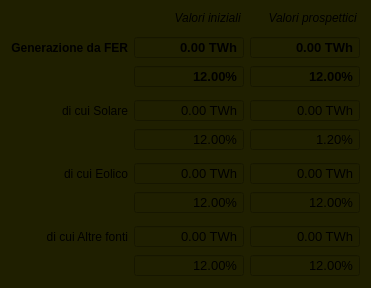
            <widget class="QWidget" name="genResWgt" native="true">
             <property name="maximumSize">
              <size>
               <width>16777215</width>
               <height>16777215</height>
              </size>
             </property>
             <property name="styleSheet">
              <string notr="true">background-color: rgb(31, 31, 0);</string>
             </property>
             <layout class="QGridLayout" name="gridLayout_4">
              <item row="5" column="1">
               <widget class="QDoubleSpinBox" name="solarGenResActDsb">
                <property name="sizePolicy">
                 <sizepolicy hsizetype="Fixed" vsizetype="Fixed">
                  <horstretch>0</horstretch>
                  <verstretch>0</verstretch>
                 </sizepolicy>
                </property>
                <property name="minimumSize">
                 <size>
                  <width>110</width>
                  <height>0</height>
                 </size>
                </property>
                <property name="maximumSize">
                 <size>
                  <width>110</width>
                  <height>16777215</height>
                 </size>
                </property>
                <property name="font">
                 <font>
                  <pointsize>10</pointsize>
                 </font>
                </property>
                <property name="alignment">
                 <set>Qt::AlignRight|Qt::AlignTrailing|Qt::AlignVCenter</set>
                </property>
                <property name="buttonSymbols">
                 <enum>QAbstractSpinBox::NoButtons</enum>
                </property>
                <property name="suffix">
                 <string> TWh</string>
                </property>
                <property name="maximum">
                 <double>999999.989999999990687</double>
                </property>
                <property name="singleStep">
                 <double>0.100000000000000</double>
                </property>
                <property name="value">
                 <double>0.000000000000000</double>
                </property>
               </widget>
              </item>
              <item row="7" column="0">
               <spacer name="verticalSpacer_27">
                <property name="orientation">
                 <enum>Qt::Vertical</enum>
                </property>
                <property name="sizeType">
                 <enum>QSizePolicy::Fixed</enum>
                </property>
                <property name="sizeHint" stdset="0">
                 <size>
                  <width>20</width>
                  <height>5</height>
                 </size>
                </property>
               </spacer>
              </item>
              <item row="9" column="2">
               <widget class="QDoubleSpinBox" name="windGenPercResPerspDsb">
                <property name="sizePolicy">
                 <sizepolicy hsizetype="Fixed" vsizetype="Fixed">
                  <horstretch>0</horstretch>
                  <verstretch>0</verstretch>
                 </sizepolicy>
                </property>
                <property name="minimumSize">
                 <size>
                  <width>110</width>
                  <height>0</height>
                 </size>
                </property>
                <property name="maximumSize">
                 <size>
                  <width>110</width>
                  <height>16777215</height>
                 </size>
                </property>
                <property name="font">
                 <font>
                  <pointsize>10</pointsize>
                 </font>
                </property>
                <property name="alignment">
                 <set>Qt::AlignRight|Qt::AlignTrailing|Qt::AlignVCenter</set>
                </property>
                <property name="buttonSymbols">
                 <enum>QAbstractSpinBox::NoButtons</enum>
                </property>
                <property name="suffix">
                 <string>%</string>
                </property>
                <property name="maximum">
                 <double>100.000000000000000</double>
                </property>
                <property name="singleStep">
                 <double>0.100000000000000</double>
                </property>
                <property name="value">
                 <double>12.000000000000000</double>
                </property>
               </widget>
              </item>
              <item row="5" column="2">
               <widget class="QDoubleSpinBox" name="solarGenResPerspDsb">
                <property name="sizePolicy">
                 <sizepolicy hsizetype="Fixed" vsizetype="Fixed">
                  <horstretch>0</horstretch>
                  <verstretch>0</verstretch>
                 </sizepolicy>
                </property>
                <property name="minimumSize">
                 <size>
                  <width>110</width>
                  <height>0</height>
                 </size>
                </property>
                <property name="maximumSize">
                 <size>
                  <width>110</width>
                  <height>16777215</height>
                 </size>
                </property>
                <property name="font">
                 <font>
                  <pointsize>10</pointsize>
                 </font>
                </property>
                <property name="alignment">
                 <set>Qt::AlignRight|Qt::AlignTrailing|Qt::AlignVCenter</set>
                </property>
                <property name="buttonSymbols">
                 <enum>QAbstractSpinBox::NoButtons</enum>
                </property>
                <property name="suffix">
                 <string> TWh</string>
                </property>
                <property name="maximum">
                 <double>999999.989999999990687</double>
                </property>
                <property name="singleStep">
                 <double>0.100000000000000</double>
                </property>
                <property name="value">
                 <double>0.000000000000000</double>
                </property>
               </widget>
              </item>
              <item row="4" column="0">
               <spacer name="verticalSpacer_28">
                <property name="orientation">
                 <enum>Qt::Vertical</enum>
                </property>
                <property name="sizeType">
                 <enum>QSizePolicy::Fixed</enum>
                </property>
                <property name="sizeHint" stdset="0">
                 <size>
                  <width>20</width>
                  <height>5</height>
                 </size>
                </property>
               </spacer>
              </item>
              <item row="12" column="1">
               <widget class="QDoubleSpinBox" name="otherGenPercResActDsb">
                <property name="sizePolicy">
                 <sizepolicy hsizetype="Fixed" vsizetype="Fixed">
                  <horstretch>0</horstretch>
                  <verstretch>0</verstretch>
                 </sizepolicy>
                </property>
                <property name="minimumSize">
                 <size>
                  <width>110</width>
                  <height>0</height>
                 </size>
                </property>
                <property name="maximumSize">
                 <size>
                  <width>110</width>
                  <height>16777215</height>
                 </size>
                </property>
                <property name="font">
                 <font>
                  <pointsize>10</pointsize>
                 </font>
                </property>
                <property name="alignment">
                 <set>Qt::AlignRight|Qt::AlignTrailing|Qt::AlignVCenter</set>
                </property>
                <property name="buttonSymbols">
                 <enum>QAbstractSpinBox::NoButtons</enum>
                </property>
                <property name="suffix">
                 <string>%</string>
                </property>
                <property name="maximum">
                 <double>100.000000000000000</double>
                </property>
                <property name="singleStep">
                 <double>0.100000000000000</double>
                </property>
                <property name="value">
                 <double>12.000000000000000</double>
                </property>
               </widget>
              </item>
              <item row="3" column="2">
               <widget class="QDoubleSpinBox" name="ferGenPercResPerspDsb">
                <property name="sizePolicy">
                 <sizepolicy hsizetype="Fixed" vsizetype="Fixed">
                  <horstretch>0</horstretch>
                  <verstretch>0</verstretch>
                 </sizepolicy>
                </property>
                <property name="minimumSize">
                 <size>
                  <width>110</width>
                  <height>0</height>
                 </size>
                </property>
                <property name="maximumSize">
                 <size>
                  <width>110</width>
                  <height>16777215</height>
                 </size>
                </property>
                <property name="font">
                 <font>
                  <pointsize>10</pointsize>
                  <weight>75</weight>
                  <bold>true</bold>
                 </font>
                </property>
                <property name="alignment">
                 <set>Qt::AlignRight|Qt::AlignTrailing|Qt::AlignVCenter</set>
                </property>
                <property name="buttonSymbols">
                 <enum>QAbstractSpinBox::NoButtons</enum>
                </property>
                <property name="suffix">
                 <string>%</string>
                </property>
                <property name="maximum">
                 <double>100.000000000000000</double>
                </property>
                <property name="singleStep">
                 <double>0.100000000000000</double>
                </property>
                <property name="value">
                 <double>12.000000000000000</double>
                </property>
               </widget>
              </item>
              <item row="2" column="2">
               <widget class="QDoubleSpinBox" name="ferGenResPerspDsb">
                <property name="sizePolicy">
                 <sizepolicy hsizetype="Fixed" vsizetype="Fixed">
                  <horstretch>0</horstretch>
                  <verstretch>0</verstretch>
                 </sizepolicy>
                </property>
                <property name="minimumSize">
                 <size>
                  <width>110</width>
                  <height>0</height>
                 </size>
                </property>
                <property name="maximumSize">
                 <size>
                  <width>110</width>
                  <height>16777215</height>
                 </size>
                </property>
                <property name="font">
                 <font>
                  <pointsize>10</pointsize>
                  <weight>75</weight>
                  <bold>true</bold>
                 </font>
                </property>
                <property name="alignment">
                 <set>Qt::AlignRight|Qt::AlignTrailing|Qt::AlignVCenter</set>
                </property>
                <property name="buttonSymbols">
                 <enum>QAbstractSpinBox::NoButtons</enum>
                </property>
                <property name="suffix">
                 <string> TWh</string>
                </property>
                <property name="maximum">
                 <double>999999.989999999990687</double>
                </property>
                <property name="singleStep">
                 <double>0.100000000000000</double>
                </property>
                <property name="value">
                 <double>0.000000000000000</double>
                </property>
               </widget>
              </item>
              <item row="8" column="0">
               <widget class="QLabel" name="windGenResLbl">
                <property name="font">
                 <font>
                  <pointsize>9</pointsize>
                 </font>
                </property>
                <property name="text">
                 <string>di cui Eolico</string>
                </property>
                <property name="alignment">
                 <set>Qt::AlignRight|Qt::AlignTrailing|Qt::AlignVCenter</set>
                </property>
               </widget>
              </item>
              <item row="8" column="1">
               <widget class="QDoubleSpinBox" name="windGenResActDsb">
                <property name="sizePolicy">
                 <sizepolicy hsizetype="Fixed" vsizetype="Fixed">
                  <horstretch>0</horstretch>
                  <verstretch>0</verstretch>
                 </sizepolicy>
                </property>
                <property name="minimumSize">
                 <size>
                  <width>110</width>
                  <height>0</height>
                 </size>
                </property>
                <property name="maximumSize">
                 <size>
                  <width>110</width>
                  <height>16777215</height>
                 </size>
                </property>
                <property name="font">
                 <font>
                  <pointsize>10</pointsize>
                 </font>
                </property>
                <property name="alignment">
                 <set>Qt::AlignRight|Qt::AlignTrailing|Qt::AlignVCenter</set>
                </property>
                <property name="buttonSymbols">
                 <enum>QAbstractSpinBox::NoButtons</enum>
                </property>
                <property name="suffix">
                 <string> TWh</string>
                </property>
                <property name="maximum">
                 <double>999999.989999999990687</double>
                </property>
                <property name="singleStep">
                 <double>0.100000000000000</double>
                </property>
                <property name="value">
                 <double>0.000000000000000</double>
                </property>
               </widget>
              </item>
              <item row="6" column="1">
               <widget class="QDoubleSpinBox" name="solarGenPercResActDsb">
                <property name="sizePolicy">
                 <sizepolicy hsizetype="Fixed" vsizetype="Fixed">
                  <horstretch>0</horstretch>
                  <verstretch>0</verstretch>
                 </sizepolicy>
                </property>
                <property name="minimumSize">
                 <size>
                  <width>110</width>
                  <height>0</height>
                 </size>
                </property>
                <property name="maximumSize">
                 <size>
                  <width>110</width>
                  <height>16777215</height>
                 </size>
                </property>
                <property name="font">
                 <font>
                  <pointsize>10</pointsize>
                 </font>
                </property>
                <property name="alignment">
                 <set>Qt::AlignRight|Qt::AlignTrailing|Qt::AlignVCenter</set>
                </property>
                <property name="buttonSymbols">
                 <enum>QAbstractSpinBox::NoButtons</enum>
                </property>
                <property name="suffix">
                 <string>%</string>
                </property>
                <property name="maximum">
                 <double>100.000000000000000</double>
                </property>
                <property name="singleStep">
                 <double>0.100000000000000</double>
                </property>
                <property name="value">
                 <double>12.000000000000000</double>
                </property>
               </widget>
              </item>
              <item row="2" column="0">
               <widget class="QLabel" name="ferGenResLbl">
                <property name="font">
                 <font>
                  <pointsize>9</pointsize>
                  <weight>75</weight>
                  <bold>true</bold>
                 </font>
                </property>
                <property name="text">
                 <string>Generazione da FER</string>
                </property>
                <property name="alignment">
                 <set>Qt::AlignRight|Qt::AlignTrailing|Qt::AlignVCenter</set>
                </property>
               </widget>
              </item>
              <item row="9" column="1">
               <widget class="QDoubleSpinBox" name="windGenPercResActDsb">
                <property name="sizePolicy">
                 <sizepolicy hsizetype="Fixed" vsizetype="Fixed">
                  <horstretch>0</horstretch>
                  <verstretch>0</verstretch>
                 </sizepolicy>
                </property>
                <property name="minimumSize">
                 <size>
                  <width>110</width>
                  <height>0</height>
                 </size>
                </property>
                <property name="maximumSize">
                 <size>
                  <width>110</width>
                  <height>16777215</height>
                 </size>
                </property>
                <property name="font">
                 <font>
                  <pointsize>10</pointsize>
                 </font>
                </property>
                <property name="alignment">
                 <set>Qt::AlignRight|Qt::AlignTrailing|Qt::AlignVCenter</set>
                </property>
                <property name="buttonSymbols">
                 <enum>QAbstractSpinBox::NoButtons</enum>
                </property>
                <property name="suffix">
                 <string>%</string>
                </property>
                <property name="maximum">
                 <double>100.000000000000000</double>
                </property>
                <property name="singleStep">
                 <double>0.100000000000000</double>
                </property>
                <property name="value">
                 <double>12.000000000000000</double>
                </property>
               </widget>
              </item>
              <item row="12" column="2">
               <widget class="QDoubleSpinBox" name="otherGenPercResPerspDsb">
                <property name="sizePolicy">
                 <sizepolicy hsizetype="Fixed" vsizetype="Fixed">
                  <horstretch>0</horstretch>
                  <verstretch>0</verstretch>
                 </sizepolicy>
                </property>
                <property name="minimumSize">
                 <size>
                  <width>110</width>
                  <height>0</height>
                 </size>
                </property>
                <property name="maximumSize">
                 <size>
                  <width>110</width>
                  <height>16777215</height>
                 </size>
                </property>
                <property name="font">
                 <font>
                  <pointsize>10</pointsize>
                 </font>
                </property>
                <property name="alignment">
                 <set>Qt::AlignRight|Qt::AlignTrailing|Qt::AlignVCenter</set>
                </property>
                <property name="buttonSymbols">
                 <enum>QAbstractSpinBox::NoButtons</enum>
                </property>
                <property name="suffix">
                 <string>%</string>
                </property>
                <property name="maximum">
                 <double>100.000000000000000</double>
                </property>
                <property name="singleStep">
                 <double>0.100000000000000</double>
                </property>
                <property name="value">
                 <double>12.000000000000000</double>
                </property>
               </widget>
              </item>
              <item row="3" column="1">
               <widget class="QDoubleSpinBox" name="ferGenPercResActDsb">
                <property name="sizePolicy">
                 <sizepolicy hsizetype="Fixed" vsizetype="Fixed">
                  <horstretch>0</horstretch>
                  <verstretch>0</verstretch>
                 </sizepolicy>
                </property>
                <property name="minimumSize">
                 <size>
                  <width>110</width>
                  <height>0</height>
                 </size>
                </property>
                <property name="maximumSize">
                 <size>
                  <width>110</width>
                  <height>16777215</height>
                 </size>
                </property>
                <property name="font">
                 <font>
                  <pointsize>10</pointsize>
                  <weight>75</weight>
                  <bold>true</bold>
                 </font>
                </property>
                <property name="alignment">
                 <set>Qt::AlignRight|Qt::AlignTrailing|Qt::AlignVCenter</set>
                </property>
                <property name="buttonSymbols">
                 <enum>QAbstractSpinBox::NoButtons</enum>
                </property>
                <property name="suffix">
                 <string>%</string>
                </property>
                <property name="maximum">
                 <double>100.000000000000000</double>
                </property>
                <property name="singleStep">
                 <double>0.100000000000000</double>
                </property>
                <property name="value">
                 <double>12.000000000000000</double>
                </property>
               </widget>
              </item>
              <item row="2" column="1">
               <widget class="QDoubleSpinBox" name="ferGenResActDsb">
                <property name="sizePolicy">
                 <sizepolicy hsizetype="Fixed" vsizetype="Fixed">
                  <horstretch>0</horstretch>
                  <verstretch>0</verstretch>
                 </sizepolicy>
                </property>
                <property name="minimumSize">
                 <size>
                  <width>110</width>
                  <height>0</height>
                 </size>
                </property>
                <property name="maximumSize">
                 <size>
                  <width>110</width>
                  <height>16777215</height>
                 </size>
                </property>
                <property name="font">
                 <font>
                  <pointsize>10</pointsize>
                  <weight>75</weight>
                  <bold>true</bold>
                 </font>
                </property>
                <property name="alignment">
                 <set>Qt::AlignRight|Qt::AlignTrailing|Qt::AlignVCenter</set>
                </property>
                <property name="buttonSymbols">
                 <enum>QAbstractSpinBox::NoButtons</enum>
                </property>
                <property name="suffix">
                 <string> TWh</string>
                </property>
                <property name="maximum">
                 <double>999999.989999999990687</double>
                </property>
                <property name="singleStep">
                 <double>0.100000000000000</double>
                </property>
                <property name="value">
                 <double>0.000000000000000</double>
                </property>
               </widget>
              </item>
              <item row="1" column="0">
               <spacer name="verticalSpacer_32">
                <property name="orientation">
                 <enum>Qt::Vertical</enum>
                </property>
                <property name="sizeType">
                 <enum>QSizePolicy::Fixed</enum>
                </property>
                <property name="sizeHint" stdset="0">
                 <size>
                  <width>20</width>
                  <height>5</height>
                 </size>
                </property>
               </spacer>
              </item>
              <item row="6" column="2">
               <widget class="QDoubleSpinBox" name="solarGenPercResPerspDsb">
                <property name="sizePolicy">
                 <sizepolicy hsizetype="Fixed" vsizetype="Fixed">
                  <horstretch>0</horstretch>
                  <verstretch>0</verstretch>
                 </sizepolicy>
                </property>
                <property name="minimumSize">
                 <size>
                  <width>110</width>
                  <height>0</height>
                 </size>
                </property>
                <property name="maximumSize">
                 <size>
                  <width>110</width>
                  <height>16777215</height>
                 </size>
                </property>
                <property name="font">
                 <font>
                  <pointsize>10</pointsize>
                 </font>
                </property>
                <property name="alignment">
                 <set>Qt::AlignRight|Qt::AlignTrailing|Qt::AlignVCenter</set>
                </property>
                <property name="buttonSymbols">
                 <enum>QAbstractSpinBox::NoButtons</enum>
                </property>
                <property name="suffix">
                 <string>%</string>
                </property>
                <property name="maximum">
                 <double>100.000000000000000</double>
                </property>
                <property name="singleStep">
                 <double>0.100000000000000</double>
                </property>
                <property name="value">
                 <double>1.200000000000000</double>
                </property>
               </widget>
              </item>
              <item row="8" column="2">
               <widget class="QDoubleSpinBox" name="windGenResPerspDsb">
                <property name="sizePolicy">
                 <sizepolicy hsizetype="Fixed" vsizetype="Fixed">
                  <horstretch>0</horstretch>
                  <verstretch>0</verstretch>
                 </sizepolicy>
                </property>
                <property name="minimumSize">
                 <size>
                  <width>110</width>
                  <height>0</height>
                 </size>
                </property>
                <property name="maximumSize">
                 <size>
                  <width>110</width>
                  <height>16777215</height>
                 </size>
                </property>
                <property name="font">
                 <font>
                  <pointsize>10</pointsize>
                 </font>
                </property>
                <property name="alignment">
                 <set>Qt::AlignRight|Qt::AlignTrailing|Qt::AlignVCenter</set>
                </property>
                <property name="buttonSymbols">
                 <enum>QAbstractSpinBox::NoButtons</enum>
                </property>
                <property name="suffix">
                 <string> TWh</string>
                </property>
                <property name="maximum">
                 <double>999999.989999999990687</double>
                </property>
                <property name="singleStep">
                 <double>0.100000000000000</double>
                </property>
                <property name="value">
                 <double>0.000000000000000</double>
                </property>
               </widget>
              </item>
              <item row="0" column="2">
               <widget class="QLabel" name="perspGenLbl">
                <property name="sizePolicy">
                 <sizepolicy hsizetype="Fixed" vsizetype="Preferred">
                  <horstretch>0</horstretch>
                  <verstretch>0</verstretch>
                 </sizepolicy>
                </property>
                <property name="minimumSize">
                 <size>
                  <width>110</width>
                  <height>0</height>
                 </size>
                </property>
                <property name="maximumSize">
                 <size>
                  <width>110</width>
                  <height>16777215</height>
                 </size>
                </property>
                <property name="font">
                 <font>
                  <weight>50</weight>
                  <italic>true</italic>
                  <bold>false</bold>
                 </font>
                </property>
                <property name="text">
                 <string>Valori prospettici </string>
                </property>
                <property name="alignment">
                 <set>Qt::AlignRight|Qt::AlignTrailing|Qt::AlignVCenter</set>
                </property>
               </widget>
              </item>
              <item row="11" column="0">
               <widget class="QLabel" name="otherGenResLbl">
                <property name="font">
                 <font>
                  <pointsize>9</pointsize>
                 </font>
                </property>
                <property name="text">
                 <string>di cui Altre fonti</string>
                </property>
                <property name="alignment">
                 <set>Qt::AlignRight|Qt::AlignTrailing|Qt::AlignVCenter</set>
                </property>
               </widget>
              </item>
              <item row="11" column="1">
               <widget class="QDoubleSpinBox" name="otherGenResActDsb">
                <property name="sizePolicy">
                 <sizepolicy hsizetype="Fixed" vsizetype="Fixed">
                  <horstretch>0</horstretch>
                  <verstretch>0</verstretch>
                 </sizepolicy>
                </property>
                <property name="minimumSize">
                 <size>
                  <width>110</width>
                  <height>0</height>
                 </size>
                </property>
                <property name="maximumSize">
                 <size>
                  <width>110</width>
                  <height>16777215</height>
                 </size>
                </property>
                <property name="font">
                 <font>
                  <pointsize>10</pointsize>
                 </font>
                </property>
                <property name="alignment">
                 <set>Qt::AlignRight|Qt::AlignTrailing|Qt::AlignVCenter</set>
                </property>
                <property name="buttonSymbols">
                 <enum>QAbstractSpinBox::NoButtons</enum>
                </property>
                <property name="suffix">
                 <string> TWh</string>
                </property>
                <property name="maximum">
                 <double>999999.989999999990687</double>
                </property>
                <property name="singleStep">
                 <double>0.100000000000000</double>
                </property>
                <property name="value">
                 <double>0.000000000000000</double>
                </property>
               </widget>
              </item>
              <item row="5" column="0">
               <widget class="QLabel" name="solarGenResLbl">
                <property name="font">
                 <font>
                  <pointsize>9</pointsize>
                 </font>
                </property>
                <property name="text">
                 <string>di cui Solare</string>
                </property>
                <property name="alignment">
                 <set>Qt::AlignRight|Qt::AlignTrailing|Qt::AlignVCenter</set>
                </property>
               </widget>
              </item>
              <item row="10" column="0">
               <spacer name="verticalSpacer_19">
                <property name="orientation">
                 <enum>Qt::Vertical</enum>
                </property>
                <property name="sizeType">
                 <enum>QSizePolicy::Fixed</enum>
                </property>
                <property name="sizeHint" stdset="0">
                 <size>
                  <width>20</width>
                  <height>5</height>
                 </size>
                </property>
               </spacer>
              </item>
              <item row="0" column="1">
               <widget class="QLabel" name="actGenLbl">
                <property name="sizePolicy">
                 <sizepolicy hsizetype="Fixed" vsizetype="Preferred">
                  <horstretch>0</horstretch>
                  <verstretch>0</verstretch>
                 </sizepolicy>
                </property>
                <property name="minimumSize">
                 <size>
                  <width>110</width>
                  <height>0</height>
                 </size>
                </property>
                <property name="maximumSize">
                 <size>
                  <width>110</width>
                  <height>16777215</height>
                 </size>
                </property>
                <property name="font">
                 <font>
                  <weight>50</weight>
                  <italic>true</italic>
                  <bold>false</bold>
                 </font>
                </property>
                <property name="text">
                 <string>Valori iniziali </string>
                </property>
                <property name="alignment">
                 <set>Qt::AlignRight|Qt::AlignTrailing|Qt::AlignVCenter</set>
                </property>
               </widget>
              </item>
              <item row="11" column="2">
               <widget class="QDoubleSpinBox" name="otherGenResPerspDsb">
                <property name="sizePolicy">
                 <sizepolicy hsizetype="Fixed" vsizetype="Fixed">
                  <horstretch>0</horstretch>
                  <verstretch>0</verstretch>
                 </sizepolicy>
                </property>
                <property name="minimumSize">
                 <size>
                  <width>110</width>
                  <height>0</height>
                 </size>
                </property>
                <property name="maximumSize">
                 <size>
                  <width>110</width>
                  <height>16777215</height>
                 </size>
                </property>
                <property name="font">
                 <font>
                  <pointsize>10</pointsize>
                 </font>
                </property>
                <property name="alignment">
                 <set>Qt::AlignRight|Qt::AlignTrailing|Qt::AlignVCenter</set>
                </property>
                <property name="buttonSymbols">
                 <enum>QAbstractSpinBox::NoButtons</enum>
                </property>
                <property name="suffix">
                 <string> TWh</string>
                </property>
                <property name="maximum">
                 <double>999999.989999999990687</double>
                </property>
                <property name="singleStep">
                 <double>0.100000000000000</double>
                </property>
                <property name="value">
                 <double>0.000000000000000</double>
                </property>
               </widget>
              </item>
             </layout>
            </widget>
